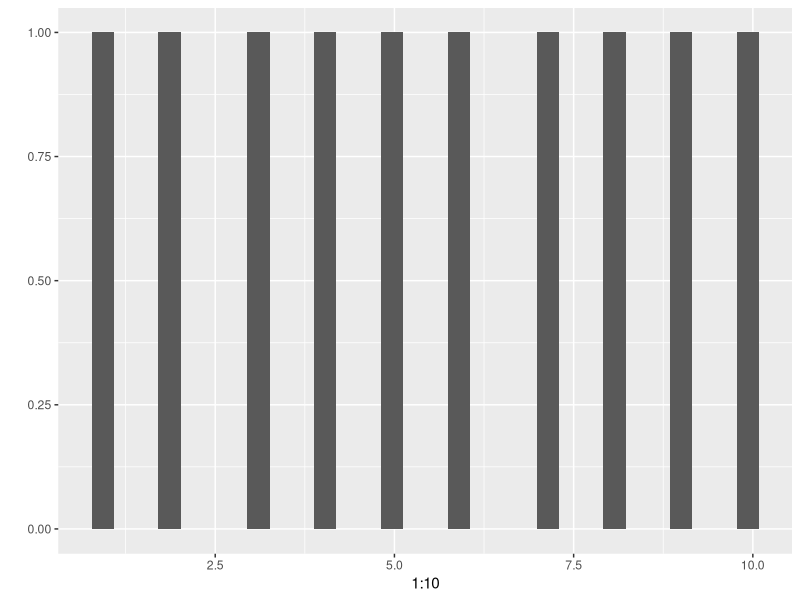

The R script that drew this image:
## ---- chunk 1
# Load required libraries
library(ggplot2)
library(dplyr)
library(tidyr)
library(knitr)
qplot(1:10)
